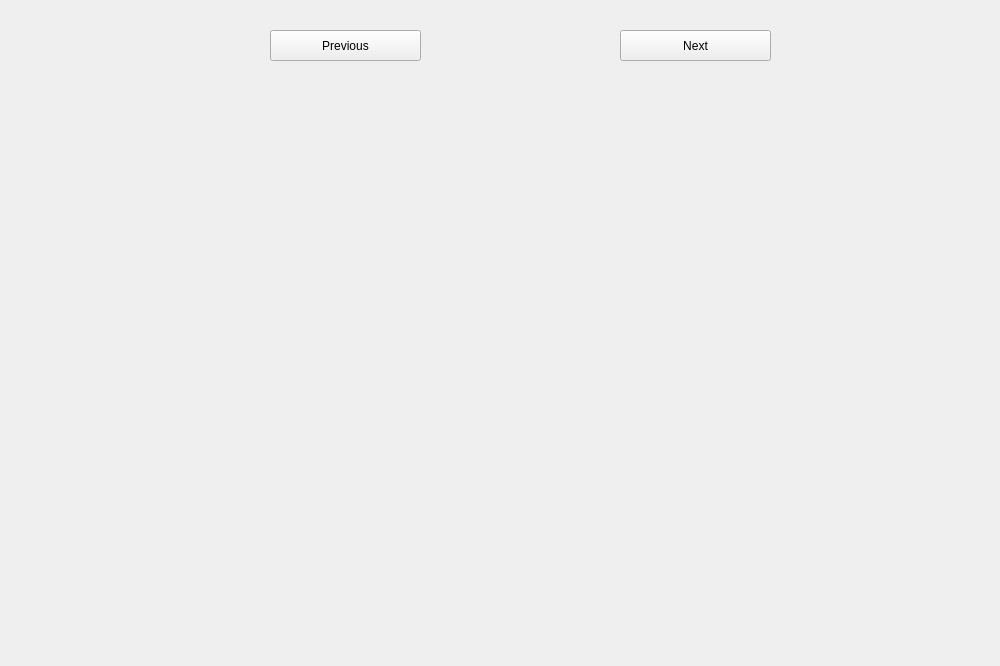
<?xml version="1.0" encoding="UTF-8"?>
<ui version="4.0">
 <class>GameWindow</class>
 <widget class="QMainWindow" name="GameWindow">
  <property name="geometry">
   <rect>
    <x>0</x>
    <y>0</y>
    <width>1000</width>
    <height>666</height>
   </rect>
  </property>
  <property name="minimumSize">
   <size>
    <width>1000</width>
    <height>666</height>
   </size>
  </property>
  <property name="maximumSize">
   <size>
    <width>1000</width>
    <height>666</height>
   </size>
  </property>
  <property name="windowTitle">
   <string>Explore games</string>
  </property>
  <widget class="QWidget" name="centralwidget">
   <widget class="QLabel" name="background">
    <property name="geometry">
     <rect>
      <x>0</x>
      <y>0</y>
      <width>1001</width>
      <height>671</height>
     </rect>
    </property>
    <property name="text">
     <string/>
    </property>
    <property name="pixmap">
     <pixmap resource="assets.qrc">:/assets/assets/background.jpg</pixmap>
    </property>
    <property name="scaledContents">
     <bool>true</bool>
    </property>
   </widget>
   <widget class="QWidget" name="gridLayoutWidget">
    <property name="geometry">
     <rect>
      <x>30</x>
      <y>80</y>
      <width>941</width>
      <height>561</height>
     </rect>
    </property>
    <layout class="QGridLayout" name="gridLayout"/>
   </widget>
   <widget class="QPushButton" name="previousButton">
    <property name="geometry">
     <rect>
      <x>270</x>
      <y>30</y>
      <width>151</width>
      <height>31</height>
     </rect>
    </property>
    <property name="text">
     <string>Previous</string>
    </property>
   </widget>
   <widget class="QPushButton" name="nextButton">
    <property name="geometry">
     <rect>
      <x>620</x>
      <y>30</y>
      <width>151</width>
      <height>31</height>
     </rect>
    </property>
    <property name="text">
     <string>Next</string>
    </property>
   </widget>
  </widget>
 </widget>
 <resources>
  <include location="assets.qrc"/>
 </resources>
 <connections/>
</ui>
